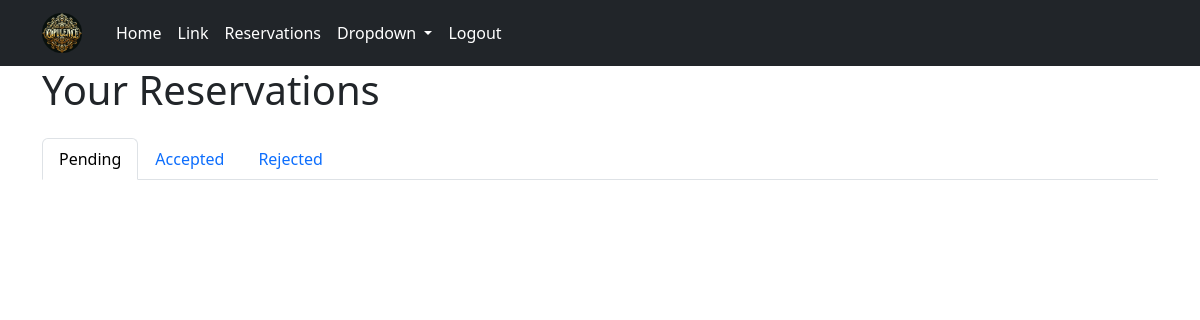
The app's page /res/ (signed in), older data.
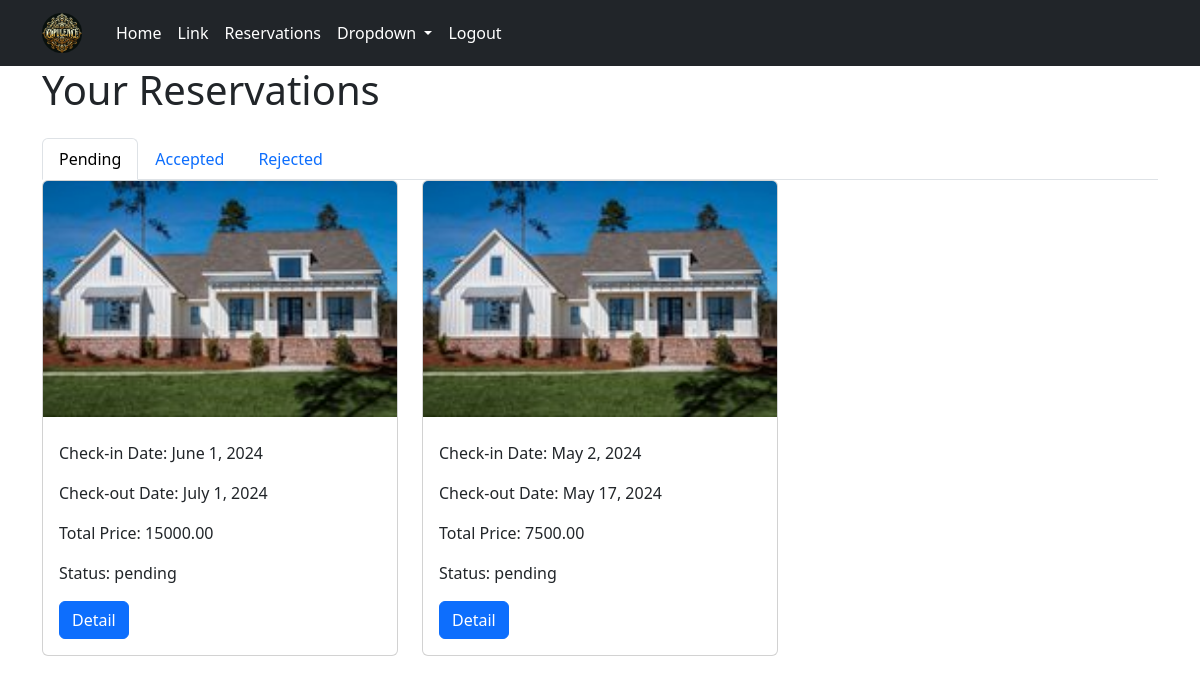
The same page, newer data.
### reservations/models.py (models this page shows, shortened)
class Reservation(models.Model):
    user = models.ForeignKey(settings.AUTH_USER_MODEL, null=True, blank=True, on_delete=models.CASCADE)
    apartment = models.ForeignKey(Apartment, on_delete=models.CASCADE)
    check_in_date = models.DateField()
    check_out_date = models.DateField()
    total_price = models.DecimalField(max_digits=10, decimal_places=2)
    reservation_status = models.ForeignKey(ReservationStatus, on_delete=models.CASCADE,default=1)

class ReservationStatus(models.Model):
    status_name = models.CharField(max_length=100, unique=True)
    def __str__(self):
        return self.status_name

### apartments/models.py (models this page shows, shortened)
class Apartment(models.Model):
    category = models.ForeignKey(Category, on_delete=models.CASCADE)
    country=models.ForeignKey(Country,on_delete=models.SET_NULL,null=True,blank=True)
    city = models.ForeignKey(City, on_delete=models.CASCADE)
    apt_name = models.CharField(max_length=255)
    description = models.TextField()
    cover_image=models.ImageField(upload_to='covers/',null=True)
    district = models.CharField(max_length=30)
    is_active = models.BooleanField(default=True)
    is_booked = models.BooleanField(default=False)
    rooms = models.IntegerField()
    beds = models.IntegerField()
    bath_rooms = models.IntegerField()
    wifi = models.BooleanField(default=False)
    tv = models.BooleanField(default=False)
    price_per_night = models.DecimalField(max_digits=10, decimal_places=2)
    user = models.ForeignKey(settings.AUTH_USER_MODEL, null=True, blank=True, on_delete=models.CASCADE)
    created_at = models.DateTimeField(auto_now_add=True,null=True)
    updated_at = models.DateTimeField(auto_now=True,null=True)

### reservations/views.py (the view)
# urls.py: path("", ReservationListView.as_view(), name='list-reserv'),
class ReservationListView(LoginRequiredMixin, ListView):
    model = Reservation
    template_name = 'reservations/list_res.html'
    context_object_name = 'reservations'
    def get_queryset(self):
        return Reservation.objects.filter(user=self.request.user).order_by('-check_in_date')

### templates/reservations/list_res.html (shortened to what this page needs)
{% extends "base.html" %}
{% load static %}
{% block content %}
<div class="container">
  <h1 class="mb-4">Your Reservations</h1>
  <ul class="nav nav-tabs" id="reservationTabs" role="tablist">
    <li class="nav-item">
      <a class="nav-link active" id="pending-tab" data-toggle="tab" href="#pending" role="tab" aria-controls="pending" aria-selected="true">Pending</a>
    </li>
    <li class="nav-item">
      <a class="nav-link" id="accepted-tab" data-toggle="tab" href="#accepted" role="tab" aria-controls="accepted" aria-selected="false">Accepted</a>
    </li>
    <li class="nav-item">
      <a class="nav-link" id="rejected-tab" data-toggle="tab" href="#rejected" role="tab" aria-controls="rejected" aria-selected="false">Rejected</a>
    </li>
  </ul>
  <div class="tab-content" id="reservationTabContent">
    <div class="tab-pane fade show active" id="pending" role="tabpanel" aria-labelledby="pending-tab">
      <div class="row">
        {% for reservation in reservations %}
          {% if reservation.reservation_status_id == 1 %}
            <div class="col-md-4 mb-4">
              <div class="card h-100">
                {% if reservation.apartment.cover_image.url %}
                  <img src="{{ reservation.apartment.cover_image.url }}" class="card-img-top" alt="Apartment Image">
                {% else %}
                  <img src="{% static 'path_to_default_image.jpg' %}" class="card-img-top" alt="Default Image">
                {% endif %}
                <div class="card-body">
                  <p class="card-text">Check-in Date: {{ reservation.check_in_date }}</p>
                  <p class="card-text">Check-out Date: {{ reservation.check_out_date }}</p>
                  <p class="card-text">Total Price: {{ reservation.total_price }}</p>
                  <p class="card-text">Status: {{ reservation.reservation_status }}</p>
                  <a href="{% url 'detail-reserv' reservation.pk  %}" class="btn btn-primary">Detail</a>
                </div>
              </div>
            </div>
          {% endif %}
        {% endfor %}
      </div>
    </div>
  </div>
</div>
{% endblock content %}

### templates/base.html (shortened to what this page needs)
<!DOCTYPE html>
<html lang="en">
<head>
  {% load static %}
    <link rel="stylesheet" href="{% static "css/style.css" %} ">
    <link rel="stylesheet" href="https://cdn.jsdelivr.net/npm/daterangepicker/daterangepicker.css">
    <link href="https://cdn.jsdelivr.net/npm/bootstrap@5.3.3/dist/css/bootstrap.min.css" rel="stylesheet">
</head>
<body>
  {% include "partials/navbar.html" %}
    {% block content %}
    {% endblock content %}
</body>
</html>

### templates/partials/navbar.html (shortened to what this page needs)
{% load static %}
<nav class="navbar navbar-expand-lg navbar-dark bg-dark">
    <div class="container">
        <a class="navbar-brand" href="{% url "index" %}">
            <img src="{% static "/images/logo.png" %}" style="width: 40px; padding: 0; margin-right: 10px;" alt="logo">
        </a>
        <div class="collapse navbar-collapse" id="navbarSupportedContent">
            <ul class="navbar-nav mr-auto">
                <li class="nav-item">
                    <a class="nav-link" href="{% url "index" %}" style="color: white;">Home</a>
                </li>
                <li class="nav-item">
                    <a class="nav-link" href="#" style="color: white;">Link</a>
                </li>
                {% if user.is_authenticated %}
                <li class="nav-item">
                    <a class="nav-link" href="{% url 'list-reserv' %}" style="color: white;">Reservations</a>
                </li>
                {% endif %}
                <li class="nav-item dropdown">
                    <a class="nav-link dropdown-toggle" href="#" id="navbarDropdown" role="button" data-toggle="dropdown" aria-expanded="false" style="color: white;">
                        Dropdown
                    </a>
                </li>
            </ul>
            <ul class="navbar-nav ml-auto">
                {% if not user.is_authenticated %}
                <li class="nav-item">
                    <a class="nav-link" href="{% url "users_login" %}" style="color: white;">Login</a>
                </li>
                <li class="nav-item">
                    <a class="nav-link" href="{% url "users_register" %}" style="color: white;">Sign Up</a>
                </li>
                {% else %}
                <li class="nav-item">
                    <form method="post" action="{% url 'users_logout' %}">
                        <button type="submit" class="btn nav-link" style="color: white;">Logout</button>
                    </form>
                </li>
                {% endif %}
            </ul>
        </div>
    </div>
</nav>

### BookingSystem/static/css/style.css (style rules this page uses)
body { background-color: black; color: white; }

Row changes from the older to the newer data that the page shows:
now on this page (row edited): Reservation: apartment.cover_image (picture), check_in_date "June 1, 2024", check_out_date "July 1, 2024", total_price "15000.00", reservation_status "pending"
now on this page (row edited): Reservation: apartment.cover_image (picture), check_in_date "May 2, 2024", check_out_date "May 17, 2024", total_price "7500.00", reservation_status "pending"
